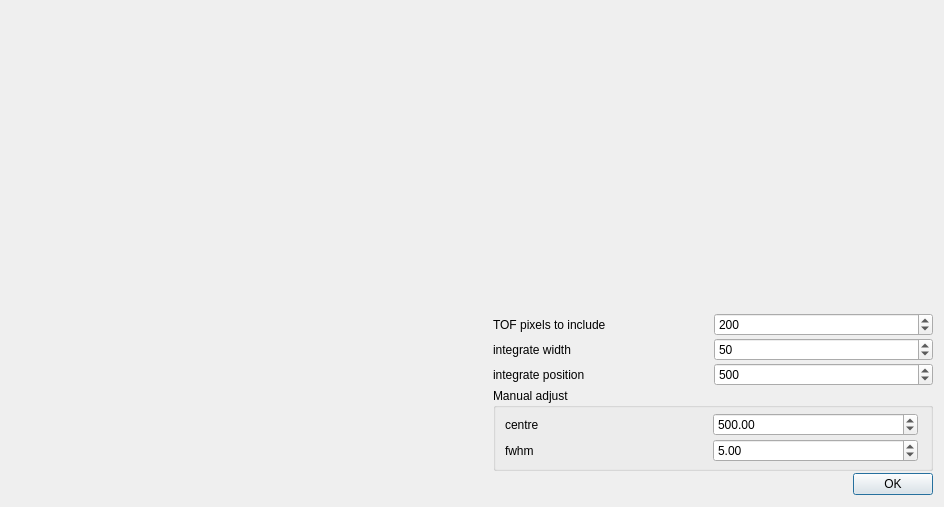
<?xml version="1.0" encoding="UTF-8"?>
<ui version="4.0">
 <class>manual_beam_finder</class>
 <widget class="QDialog" name="manual_beam_finder">
  <property name="windowModality">
   <enum>Qt::ApplicationModal</enum>
  </property>
  <property name="geometry">
   <rect>
    <x>0</x>
    <y>0</y>
    <width>944</width>
    <height>507</height>
   </rect>
  </property>
  <property name="windowTitle">
   <string>Manual beam finder</string>
  </property>
  <layout class="QGridLayout" name="gridLayout_2">
   <property name="bottomMargin">
    <number>12</number>
   </property>
   <property name="spacing">
    <number>2</number>
   </property>
   <item row="3" column="3">
    <widget class="QSpinBox" name="integrate_position">
     <property name="minimum">
      <number>1</number>
     </property>
     <property name="maximum">
      <number>1024</number>
     </property>
     <property name="singleStep">
      <number>5</number>
     </property>
     <property name="value">
      <number>500</number>
     </property>
    </widget>
   </item>
   <item row="2" column="3">
    <widget class="QSpinBox" name="integrate_width">
     <property name="showGroupSeparator" stdset="0">
      <bool>false</bool>
     </property>
     <property name="minimum">
      <number>5</number>
     </property>
     <property name="maximum">
      <number>1000</number>
     </property>
     <property name="singleStep">
      <number>5</number>
     </property>
     <property name="value">
      <number>50</number>
     </property>
    </widget>
   </item>
   <item row="2" column="2">
    <widget class="QLabel" name="label_2">
     <property name="text">
      <string>integrate width</string>
     </property>
    </widget>
   </item>
   <item row="1" column="2">
    <widget class="QLabel" name="label">
     <property name="text">
      <string>TOF pixels to include</string>
     </property>
    </widget>
   </item>
   <item row="4" column="2" colspan="2">
    <widget class="QGroupBox" name="true_location">
     <property name="title">
      <string>Manual adjust</string>
     </property>
     <layout class="QGridLayout" name="gridLayout">
      <property name="topMargin">
       <number>5</number>
      </property>
      <property name="rightMargin">
       <number>12</number>
      </property>
      <property name="bottomMargin">
       <number>5</number>
      </property>
      <property name="spacing">
       <number>3</number>
      </property>
      <item row="0" column="0">
       <widget class="QLabel" name="label_4">
        <property name="text">
         <string>centre</string>
        </property>
       </widget>
      </item>
      <item row="0" column="1">
       <widget class="QDoubleSpinBox" name="true_centre">
        <property name="maximum">
         <double>1024.000000000000000</double>
        </property>
        <property name="value">
         <double>500.000000000000000</double>
        </property>
       </widget>
      </item>
      <item row="1" column="0">
       <widget class="QLabel" name="label_5">
        <property name="text">
         <string>fwhm</string>
        </property>
       </widget>
      </item>
      <item row="1" column="1">
       <widget class="QDoubleSpinBox" name="true_fwhm">
        <property name="minimum">
         <double>0.500000000000000</double>
        </property>
        <property name="maximum">
         <double>800.000000000000000</double>
        </property>
        <property name="value">
         <double>5.000000000000000</double>
        </property>
       </widget>
      </item>
     </layout>
    </widget>
   </item>
   <item row="0" column="2" colspan="2">
    <widget class="QWidget" name="cross_section" native="true">
     <property name="minimumSize">
      <size>
       <width>400</width>
       <height>300</height>
      </size>
     </property>
    </widget>
   </item>
   <item row="5" column="2" colspan="2">
    <widget class="QDialogButtonBox" name="ok">
     <property name="minimumSize">
      <size>
       <width>0</width>
       <height>0</height>
      </size>
     </property>
     <property name="maximumSize">
      <size>
       <width>16777215</width>
       <height>16777215</height>
      </size>
     </property>
     <property name="orientation">
      <enum>Qt::Horizontal</enum>
     </property>
     <property name="standardButtons">
      <set>QDialogButtonBox::Ok</set>
     </property>
    </widget>
   </item>
   <item row="1" column="3">
    <widget class="QSpinBox" name="pixels_to_include">
     <property name="minimum">
      <number>10</number>
     </property>
     <property name="maximum">
      <number>2000</number>
     </property>
     <property name="singleStep">
      <number>10</number>
     </property>
     <property name="value">
      <number>200</number>
     </property>
    </widget>
   </item>
   <item row="3" column="2">
    <widget class="QLabel" name="label_3">
     <property name="text">
      <string>integrate position</string>
     </property>
    </widget>
   </item>
   <item row="0" column="0" rowspan="6" colspan="2">
    <widget class="QWidget" name="detector_image" native="true">
     <property name="sizePolicy">
      <sizepolicy hsizetype="Expanding" vsizetype="Expanding">
       <horstretch>0</horstretch>
       <verstretch>0</verstretch>
      </sizepolicy>
     </property>
     <property name="minimumSize">
      <size>
       <width>480</width>
       <height>0</height>
      </size>
     </property>
    </widget>
   </item>
  </layout>
 </widget>
 <tabstops>
  <tabstop>pixels_to_include</tabstop>
  <tabstop>integrate_width</tabstop>
  <tabstop>integrate_position</tabstop>
  <tabstop>true_centre</tabstop>
  <tabstop>true_fwhm</tabstop>
 </tabstops>
 <resources/>
 <connections>
  <connection>
   <sender>ok</sender>
   <signal>accepted()</signal>
   <receiver>manual_beam_finder</receiver>
   <slot>accept()</slot>
   <hints>
    <hint type="sourcelabel">
     <x>248</x>
     <y>254</y>
    </hint>
    <hint type="destinationlabel">
     <x>157</x>
     <y>274</y>
    </hint>
   </hints>
  </connection>
  <connection>
   <sender>ok</sender>
   <signal>rejected()</signal>
   <receiver>manual_beam_finder</receiver>
   <slot>reject()</slot>
   <hints>
    <hint type="sourcelabel">
     <x>316</x>
     <y>260</y>
    </hint>
    <hint type="destinationlabel">
     <x>286</x>
     <y>274</y>
    </hint>
   </hints>
  </connection>
 </connections>
</ui>
